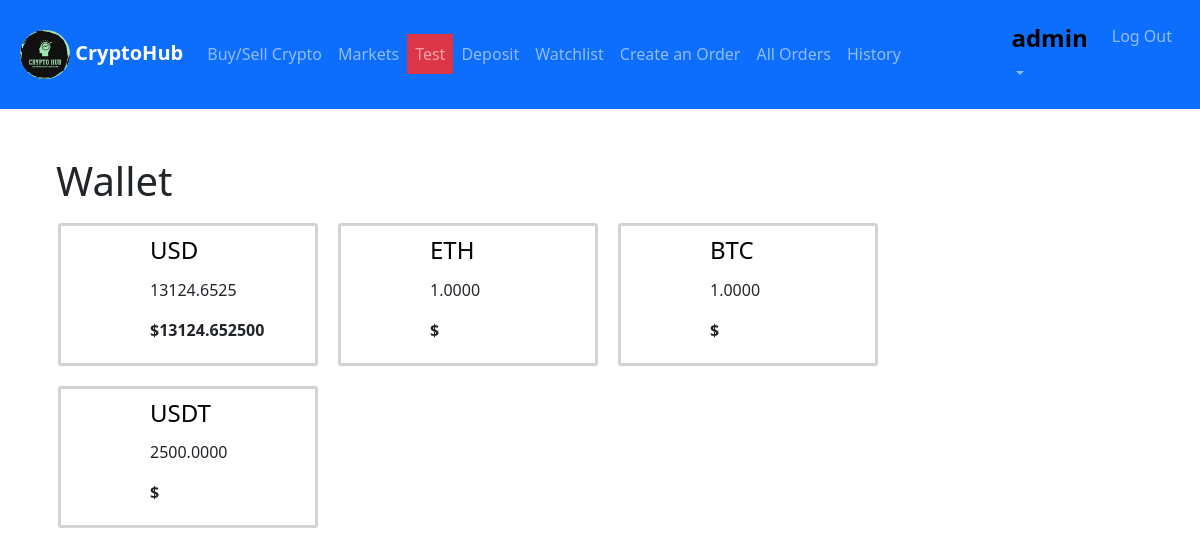
The app's page /wallet (signed in) with its own data.
### exchange/models.py (models this page shows, shortened)
class User(AbstractUser):
    pass

class Coin(models.Model):
    coin=models.ForeignKey(List_Coin,on_delete=models.CASCADE,related_name="purchases")
    last_purchased=models.DateTimeField(default=datetime.datetime.now())
    current_coin_amount=models.FloatField(default=0)

class List_Coin(models.Model):
    coin_id=models.CharField(max_length=64,unique=True)
    symbol=models.CharField(max_length=16,unique=True)
    title=models.CharField(max_length=64,unique=True)
    logo_url=models.URLField(blank=True)

### exchange/views.py (the view)
# urls.py: path("wallet", views.wallet, name="wallet"),
@login_required
def wallet(request):
    try:
        wallet = Wallet.objects.get(owner=request.user)
        coins = wallet.coins.all()
    except:
        coins = []
    return render(request, 'wallet.html', {'coins': coins})

### exchange/templates/wallet.html (shortened to what this page needs)
{% extends "layout.html" %}
{% block body %}
<div id="wallet_div">
    <h1 class="ms-2">Wallet</h1>
    <div id="container">
        {%for item in coins%}
        <div class="row">
            <div class="col-1 mt-2">
            </div>
            <div class="col-2 ms-5">
                <a style="text-decoration: none;color: black;" href="{%url 'view_coin' item.coin.coin_id %}"
                            ><h4 style="padding:5px 0;text-align:left;">{{item.coin.symbol}} </h4>
                        </a>
                <p>{{item.current_coin_amount|floatformat:4}}</p>
                    {%if item.coin.coin_id == 'usd' %}
                    <p style="font-weight: bold;" >$<span data-amount="{{item.current_coin_amount}}" id="wallet_current_total_amount_{{item.coin.coin_id}}">{{item.current_coin_amount|floatformat:6}}</span></p>
                    {%else%}
                    <p style="font-weight: bold;">$<span data-amount="{{item.current_coin_amount}}" id="wallet_current_total_amount_{{item.coin.coin_id}}"></span></p>
                    {%endif%}
            </div>
        </div>
        {%empty%}
        <h4>No Coins Yet</h4>
        {%endfor%}
    </div>
</div>
{% endblock %}

### exchange/templates/layout.html (shortened to what this page needs)
{% load static %}
<!DOCTYPE html>
<html lang="en">
	<head>
		<link
			href="https://cdn.jsdelivr.net/npm/bootstrap@5.3.2/dist/css/bootstrap.min.css"
			rel="stylesheet"
 />
		<link rel="stylesheet" href="{% static 'style.css'%}" />
	</head>
	<body>
		<nav class="navbar navbar-expand-sm bg-primary navbar-dark">
			<div class="container-fluid m-2">
				<a class="navbar-brand" href="{%url 'index'%}">
					<img
						src="{% static 'media\cryptohub.png'%}"
						alt="Crypto Hub"
						width="50px"
						class="rounded-pill"
						\ />
					<strong>CryptoHub</strong>
				</a>
				<div class="collapse navbar-collapse" id="collapsibleNavbar">
					<ul class="navbar-nav">
						<li class="nav-item">
							<a class="nav-link" href="{% url 'buy_sell' %}">Buy/Sell Crypto</a>
						</li>
						<li class="nav-item">
							<a class="nav-link" href="{%url 'markets'%}">Markets</a>
						</li>
						<li class="nav-item">
							<a class="nav-link bg-danger" href="{%url 'test'%}">Test</a>
						</li>
						{% if user.is_authenticated %}
						<li class="nav-item">
							<a class="nav-link" href="{% url 'deposit' %}">Deposit</a>
						</li>
						<li class="nav-item">
							<a class="nav-link" href="{% url 'watchlist' %}">Watchlist</a>
						</li>
						<li class="nav-item">
							<a class="nav-link" href="{% url 'create_orders' %}">Create an Order</a>
						</li>
						<li class="nav-item">
							<a class="nav-link" href="{% url 'all_orders' %}">All Orders</a>
						</li>
						<li class="nav-item">
							<a class="nav-link" href="{% url 'history' %}">History</a>
						</li>
						{%endif%}
					</ul>
				</div>
				<div
					class="collapse navbar-collapse justify-content-end"
					id="collapsibleNavbar">
					<ul class="navbar-nav">
						{% if user.is_authenticated %}
						<li class="nav-item dropdown me-2">
							<a
								class="nav-link dropdown-toggle"
								href="#"
								role="button"
								data-bs-toggle="dropdown"
								><h4>
									<strong style="color: black">{{user.username}}</strong>
								</h4></a
							>
						</li>
						<li class="nav-item">
							<a class="nav-link" href="{%url 'logout'%}">Log Out</a>
						</li>
						{%endif%}
					</ul>
				</div>
			</div>
		</nav>
		<div class="m-5">
			{% block body %} {% endblock %}
		</div>
	</body>
</html>

### exchange/static/style.css (style rules this page uses)
body { font-family: 'Courier New', Courier, monospace 'Segoe UI', Tahoma, Geneva, Verdana, sans-serif; }
.row { padding: 5px; }
#container { display: flex; flex-wrap: wrap; }
#container > div { border-style: solid; border-radius: 3px; border-color: lightgrey; margin: 10px; width: 260px; }

### records on screen
User: username "admin"
Coin: coin.symbol "USD", current_coin_amount "13124.6525", current_coin_amount "13124.652500"
Coin: coin.symbol "ETH", current_coin_amount "1.0000"
Coin: coin.symbol "BTC", current_coin_amount "1.0000"
Coin: coin.symbol "USDT", current_coin_amount "2500.0000"
